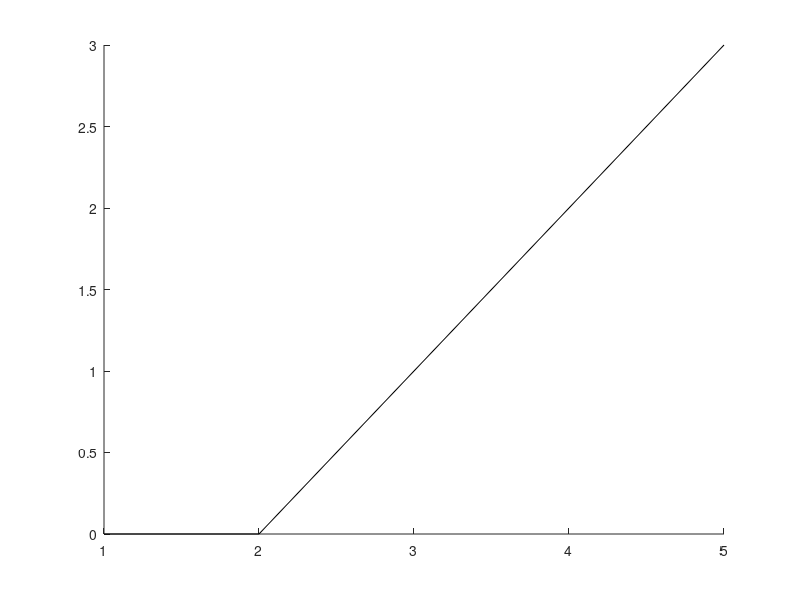

The MATLAB source for this figure:
clear all;
t = linspace(0, 10*pi, 500);

T = 2;

x = [1 2 3 4 5];               
x_delayed = [zeros(1, T), x];   % Pad D zeros at the start

y = x_delayed(1:end-T);

figure;
hold on;
plot(y, 'k');
